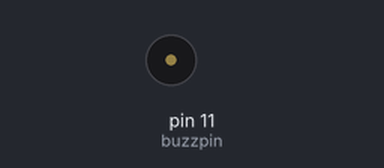
Recording of a program running on a simulated Raspberry Pi (header pin numbers). Shown: buzzer (waves = sounding). At 9.9 s the program stops and its outputs stay as they are.

Above: at 0.1 s.
Timing chart, 0 to 1.6 s (numbered marks = the images above):
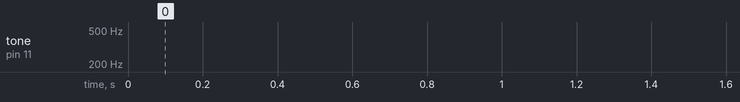

The program:

Passive_Buzzer.py
```python
import time,RPi.GPIO as GPIO

buzzpin=11
GPIO.setmode(GPIO.BOARD)
GPIO.setup(buzzpin,GPIO.OUT)
buzz=GPIO.PWM(buzzpin,400)

buzz.start(50)

try:
    for i in range(5):
        for x in range(50,1000):
            buzz.ChangeFrequency(x)
            time.sleep(.001)
        for x in range(1000,1,-1):
            buzz.ChangeFrequency(x)
            time.sleep(.001)
    buzz.stop(50)
    GPIO.cleanup()

except KeyboardInterrupt:
    GPIO.cleanup()
```
